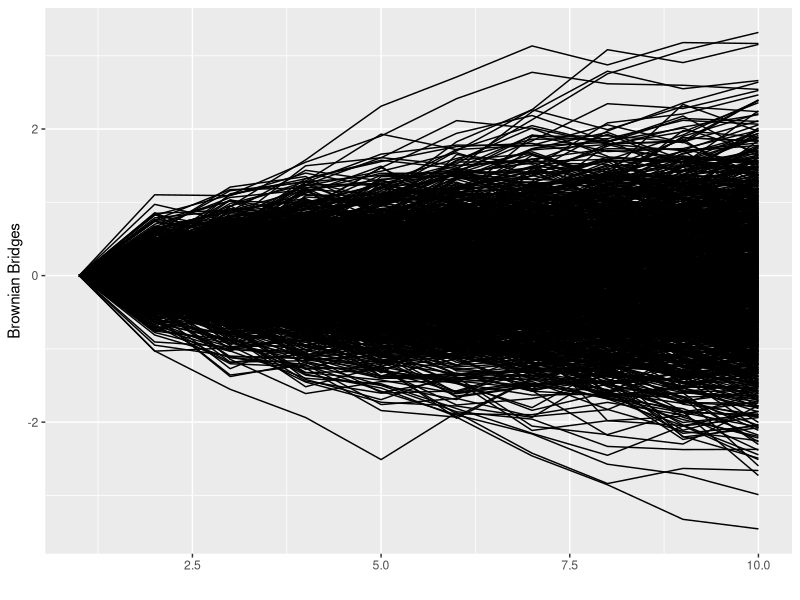
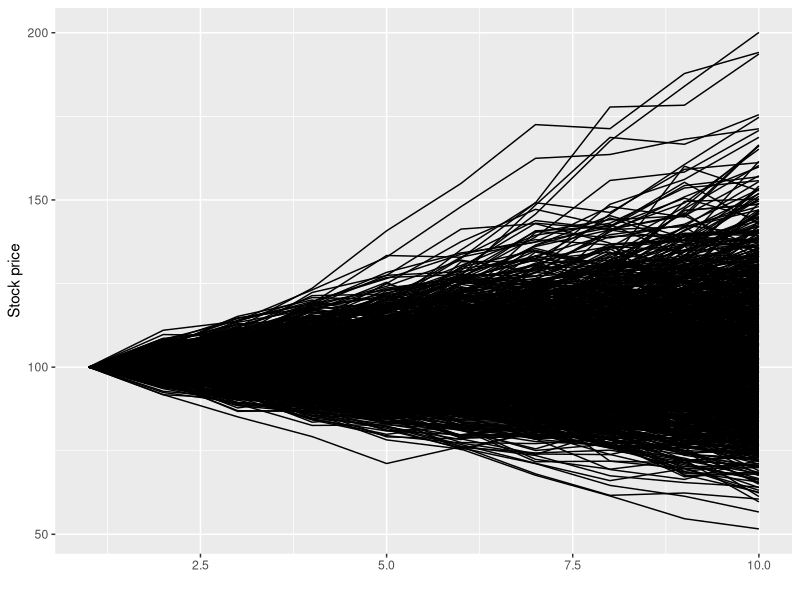

Write the R code that produced these figures, in order.
library(reshape2)
library(ggplot2)
# ============================================= #
# ===== Stratified Asian options ============== #
# ============================================= #

#' In this script, we stratify the maturity point
#' of a standard Brownian motion. We then bridge
#' the motion by interpolating between midpoints.

#' Finally, We Use the sample paths to generate
#' stock prices on which we evaluate the option
#' prices, applying the CLT.

# ============================================= #
# ===== Functions ============================= #
# ============================================= #

# Intro function: bridging the bastard
bridge <- function(data, stop, n){
  for (t in 2:(stop-1)){
    a <- data[,(t-1)]
    b <- data[,stop]
    data[,t] <- ((stop - t) * a + b) / (stop - (t-1)) +
      sqrt((stop - t) / (stop - (t - 1)) / stop) * rnorm(n=n, mean = 0, sd = 1)
  }
  return(data)
}

# ============================================= #

n <- 1000

#set.seed(12345)
s <- 100
k <- 110
r <- 0.05
v <- 0.2
mat <- 1
ts  <- stop <- 10

m <- 4      # Simulations per stratum
l <- n / m  # Strata (as many as poss')
q <- m / n  # Sims per stratum relative to all sims
p <- 1 / l  # Prob of being in any given stratum

W <- matrix(0, nrow = n, ncol = ts)

# for each stratum ...
for (i in 1:l){
  a <- 1 + (i - 1) * m
  b <- i * m
  U <- runif(m, 0, 1)
  V <- (i - 1 + U) / l
  W[a:b,ts] <- sqrt(mat) * qnorm(V)
}

W <- bridge(data = W, stop = ts, n = n)

df <- as.data.frame(t(W))
df <- melt(df)
df$rowid <- 1:ts

ggplot(data = df, 
       aes(x = rowid, 
           y = value, 
           group = factor(variable))) +
  geom_line() +
  labs(x = '', y = 'Brownian Bridges')

s_ss <- matrix(s, n, ts)
mu  <- (r - 0.5 * v ** 2) / ts
dc  <- exp(-r * mat)

for (t in 2:ts){
  s_ss[,t]  <- s * exp(mu * t + v * sqrt(t / ts) * W[,t])
}

df_s <- as.data.frame(t(s_ss))
df_s <- melt(df_s)
df_s$rowid <- 1:ts

ggplot(data = df_s, 
       aes(x = rowid, 
           y = value, 
           group = factor(variable))) +
  geom_line() +
  labs(x = '', y = 'Stock price')

s_avg <- rowMeans(s_ss)
s_strat <- matrix(s_avg, nrow = m)
c_ss  <- dc * pmax(s_strat - k, 0)
price_ss  <- sum(p * colMeans(c_ss))
price_ss

var_ss <- 0
for (j in 1:l){
  var <- p ** 2 * var(c_ss[,j]) / q
  var_ss <- var_ss + var
}
sd_ss <- sqrt(var_ss) / sqrt(n)
sd_ss
